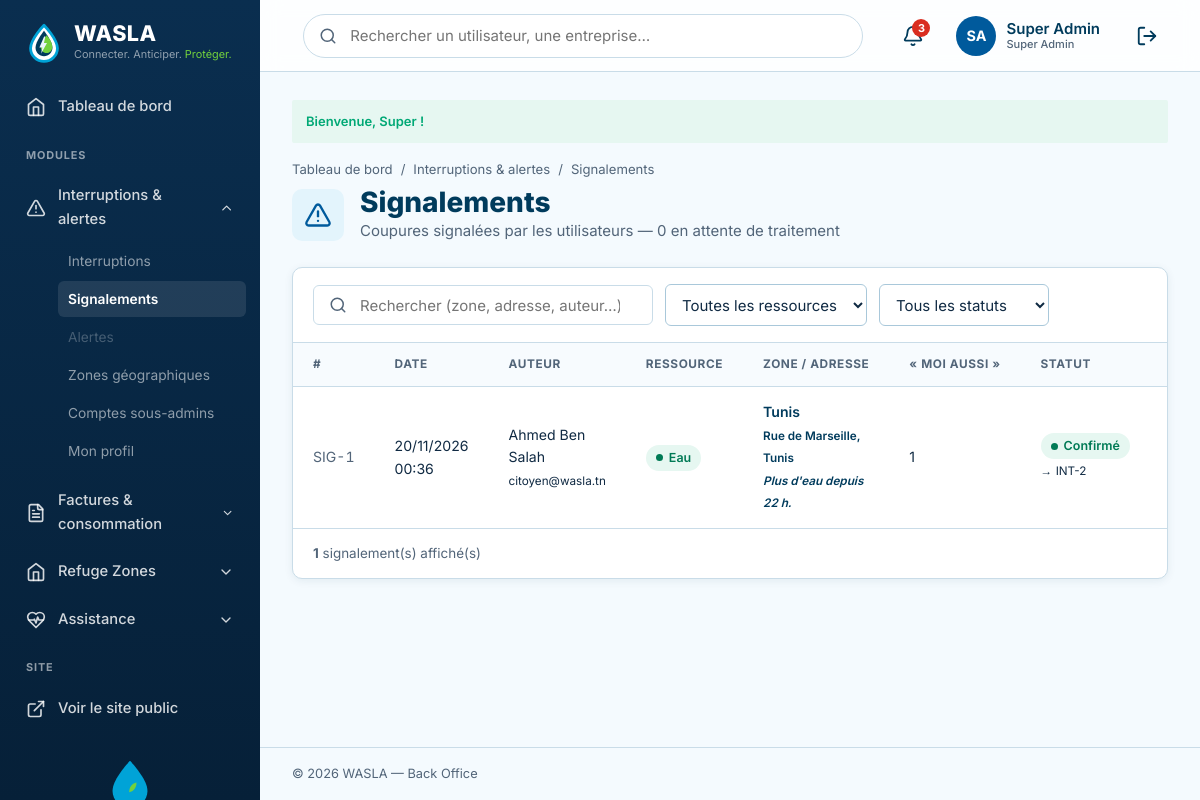
The page /index.php?action=admin-signalements (signed in) on the database its author committed.
### tables this page shows
CREATE TABLE IF NOT EXISTS utilisateur (
    id_utilisateur     INT          NOT NULL AUTO_INCREMENT,
    nom                VARCHAR(50)  NOT NULL,
    prenom             VARCHAR(50)  NOT NULL,
    email              VARCHAR(150) NOT NULL,
    telephone          VARCHAR(20)  NULL,
    mot_de_passe       VARCHAR(255) NOT NULL,
    role               ENUM('citoyen','admin','steg','sonede','entreprise','fournisseur')
                                    NOT NULL DEFAULT 'citoyen',
    statut_compte      ENUM('actif','suspendu') NOT NULL DEFAULT 'actif',
    id_zone            INT          NULL,
    adresse            VARCHAR(255) NULL,
     
    nom_organisation   VARCHAR(100) NULL,                  
    matricule_fiscal   VARCHAR(20)  NULL,                  
    secteur_activite   VARCHAR(60)  NULL,                  
    specialite         ENUM('electricien','plombier','maintenance','solaire','hydraulique') NULL,   
    description        TEXT         NULL,
    compte_verifie     TINYINT(1)   NOT NULL DEFAULT 0,    
    note_moyenne       DECIMAL(2,1) NULL,                  
    date_inscription   DATETIME     NOT NULL DEFAULT CURRENT_TIMESTAMP,
    derniere_connexion DATETIME     NULL,
    PRIMARY KEY (id_utilisateur),
    UNIQUE KEY uq_utilisateur_email (email),
    UNIQUE KEY uq_utilisateur_matricule (matricule_fiscal),
    KEY idx_utilisateur_role (role),
    KEY idx_utilisateur_specialite_zone (specialite, id_zone),
    CONSTRAINT chk_utilisateur_note CHECK (note_moyenne IS NULL OR (note_moyenne >= 0 AND note_moyenne <= 5)),
    CONSTRAINT fk_utilisateur_zone FOREIGN KEY (id_zone)
        REFERENCES zone (id_zone) ON DELETE SET NULL ON UPDATE CASCADE
);

CREATE TABLE IF NOT EXISTS signalement (
    id_signalement   INT          NOT NULL AUTO_INCREMENT,
    id_utilisateur   INT          NOT NULL,
    id_zone          INT          NOT NULL,
    type_ressource   ENUM('electricite','eau') NOT NULL,
    adresse          VARCHAR(255) NULL,
    message          TEXT         NULL,
    statut           ENUM('en_attente','confirme','rejete') NOT NULL DEFAULT 'en_attente',
    id_interruption  INT          NULL,           
    date_signalement DATETIME     NOT NULL DEFAULT CURRENT_TIMESTAMP,
    PRIMARY KEY (id_signalement),
    KEY idx_signalement_zone_date (id_zone, date_signalement),
    CONSTRAINT fk_signalement_utilisateur FOREIGN KEY (id_utilisateur)
        REFERENCES utilisateur (id_utilisateur) ON DELETE CASCADE ON UPDATE CASCADE,
    CONSTRAINT fk_signalement_zone FOREIGN KEY (id_zone)
        REFERENCES zone (id_zone) ON DELETE RESTRICT ON UPDATE CASCADE,
    CONSTRAINT fk_signalement_interruption FOREIGN KEY (id_interruption)
        REFERENCES interruption (id_interruption) ON DELETE SET NULL ON UPDATE CASCADE
);

CREATE TABLE IF NOT EXISTS zone (
    id_zone        INT          NOT NULL AUTO_INCREMENT,
    nom_zone       VARCHAR(100) NOT NULL,
    type_zone      ENUM('gouvernorat','delegation') NOT NULL DEFAULT 'gouvernorat',
    id_zone_parent INT          NULL,
    PRIMARY KEY (id_zone),
    UNIQUE KEY uq_zone_nom_parent (nom_zone, id_zone_parent),
    CONSTRAINT fk_zone_parent FOREIGN KEY (id_zone_parent)
        REFERENCES zone (id_zone) ON DELETE SET NULL ON UPDATE CASCADE
);

### views/backoffice/pages/interruptions/signalements.php (the view, shortened to what the rows shown need)
<?php
$typeBadges   = ['electricite' => ['Électricité', 'info'], 'eau' => ['Eau', 'ok']];
$statutBadges = ['en_attente' => ['En attente', 'warn'], 'confirme' => ['Confirmé', 'ok'], 'rejete' => ['Rejeté', 'danger']];
$fmt = static fn (?string $d): string => ($d && ($t = strtotime($d))) ? date('d/m/Y H:i', $t) : '—';
$nbAttente = count(array_filter($signalements, fn ($r) => $r['signalement']->getStatut() === 'en_attente'));
?>
        <div class="admin-page-head">
          <div>
            <div class="admin-page-head__title">
              <div>
                <h1>Signalements</h1>
                <p>Coupures signalées par les utilisateurs — <?= $nbAttente ?> en attente de traitement</p>
              </div>
            </div>
          </div>
        </div>
        <section class="admin-card">
          <div class="admin-table-wrap">
            <table class="admin-table" data-admin-table>
              <thead>
                <tr>
                  <th scope="col">#</th>
                  <th scope="col">Date</th>
                  <th scope="col">Auteur</th>
                  <th scope="col">Ressource</th>
                  <th scope="col">Zone / adresse</th>
                  <th scope="col">« Moi aussi »</th>
                  <th scope="col">Statut</th>
                  <th scope="col">Traitement</th>
                </tr>
              </thead>
              <tbody>
<?php foreach ($signalements as $row):
        $s  = $row['signalement'];
        $id = $s->getIdSignalement();
        [$typeLabel, $typeClass]     = $typeBadges[$s->getTypeRessource()] ?? [$s->getTypeRessource(), 'muted'];
        [$statutLabel, $statutClass] = $statutBadges[$s->getStatut()] ?? [$s->getStatut(), 'muted'];
        $formId = 'sig-form-' . $id; ?>
                <tr data-ressource="<?= e($s->getTypeRessource()) ?>" data-statut="<?= e($s->getStatut()) ?>">
                  <td class="admin-table__id">SIG-<?= $id ?></td>
                  <td><?= e($fmt($s->getDateSignalement())) ?></td>
                  <td><?= e($row['auteur']) ?><br><small><?= e($row['email']) ?></small></td>
                  <td><span class="admin-badge admin-badge--<?= $typeClass ?>"><?= e($typeLabel) ?></span></td>
                  <td class="admin-table__main"><?= e($s->getNomZone()) ?><br><small><?= e($s->getAdresse()) ?></small><?php if ($s->getMessage()): ?><br><small><em><?= e($s->getMessage()) ?></em></small><?php endif; ?></td>
                  <td><?= $row['confirmations'] ?></td>
                  <td><span class="admin-badge admin-badge--<?= $statutClass ?>"><?= e($statutLabel) ?></span><?php if ($s->getIdInterruption()): ?><br><small>→ <a href="<?= url('admin-interruption-form', ['id' => $s->getIdInterruption()]) ?>">INT-<?= $s->getIdInterruption() ?></a></small><?php endif; ?></td>
                  <td>
                  </td>
                </tr>
<?php endforeach; ?>
              </tbody>
            </table>
          </div>
        </section>
<?php
require __DIR__ . '/../../layout.php';

### views/backoffice/partials/header.php (shortened to what the rows shown need)
      <header class="admin-topbar">
        <div class="admin-topbar__actions">
<?php $adminUser = AuthController::currentUser(); ?>
          <a class="admin-profile" href="<?= url(profilRoute($adminUser) ?? 'mon-compte') ?>" aria-label="Mon compte">
            <span class="admin-avatar"><?= e(initials($adminUser)) ?></span>
            <span class="admin-profile__name"><?= e($adminUser->getPrenom() . ' ' . $adminUser->getNom()) ?><small class="admin-profile__role"><?= e(roleLabel($adminUser->getRole())) ?></small></span>
          </a>
        </div>
      </header>

### rows shown on the page
utilisateur: initials($adminUser) "SA", $adminUser->getPrenom() . ' ' . $adminUser->getNom() "Super Admin", role "Super Admin"
signalement: statut "0", id_signalement "1", date_signalement "20/11/2026 00:36", auteur "Ahmed Ben Salah", id_utilisateur.email "citoyen@wasla.tn", typeLabel "Eau", id_zone.nom_zone "Tunis", adresse "Rue de Marseille, Tunis", message "Plus d'eau depuis 22 h.", confirmations "1", statutLabel "Confirmé", id_interruption "2"

### other values the page prints
$group['label'] "Interruptions & alertes"
$label "Interruptions"
$label "Signalements"
$label "Alertes"
$label "Zones géographiques"
$label "Comptes sous-admins"
$label "Mon profil"
$group['label'] "Factures & consommation"
$group['label'] "Refuge Zones"
$group['label'] "Assistance"
$flash['message'] "Bienvenue, Super !"
count($signalements) "1"
